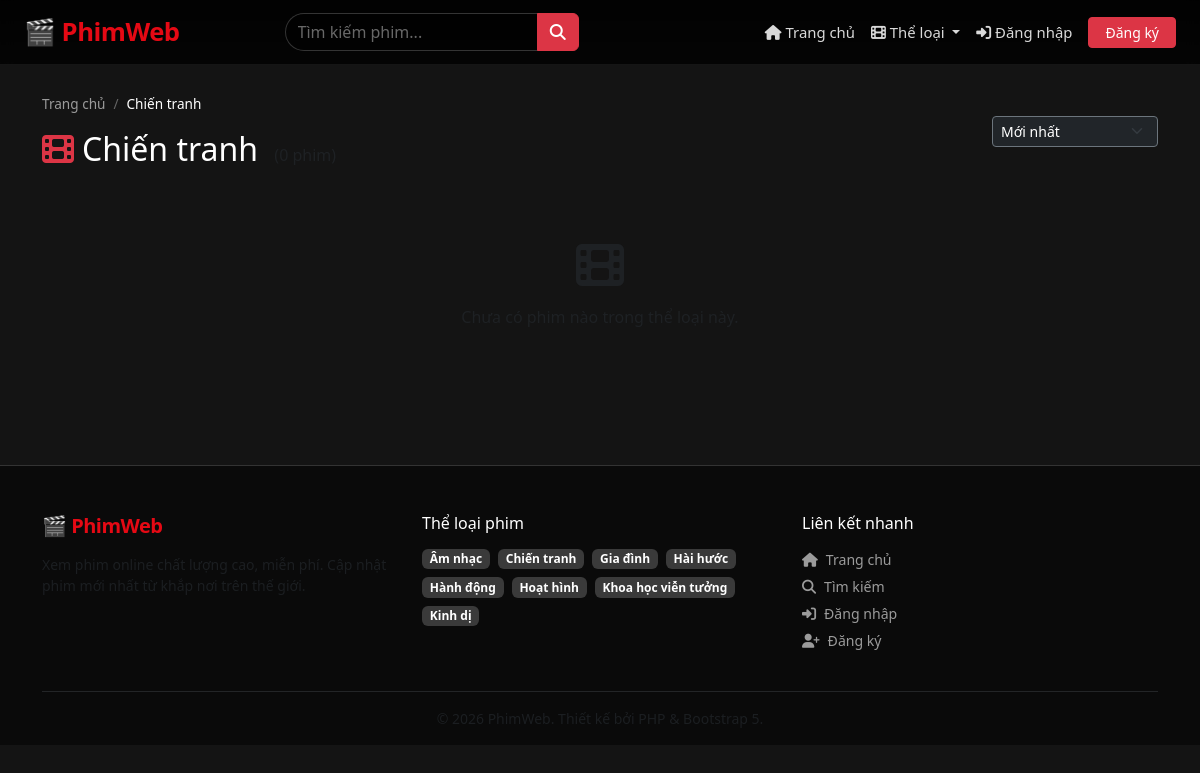
/genre.php?slug=chien-tranh, run on an earlier commit of the app's database.
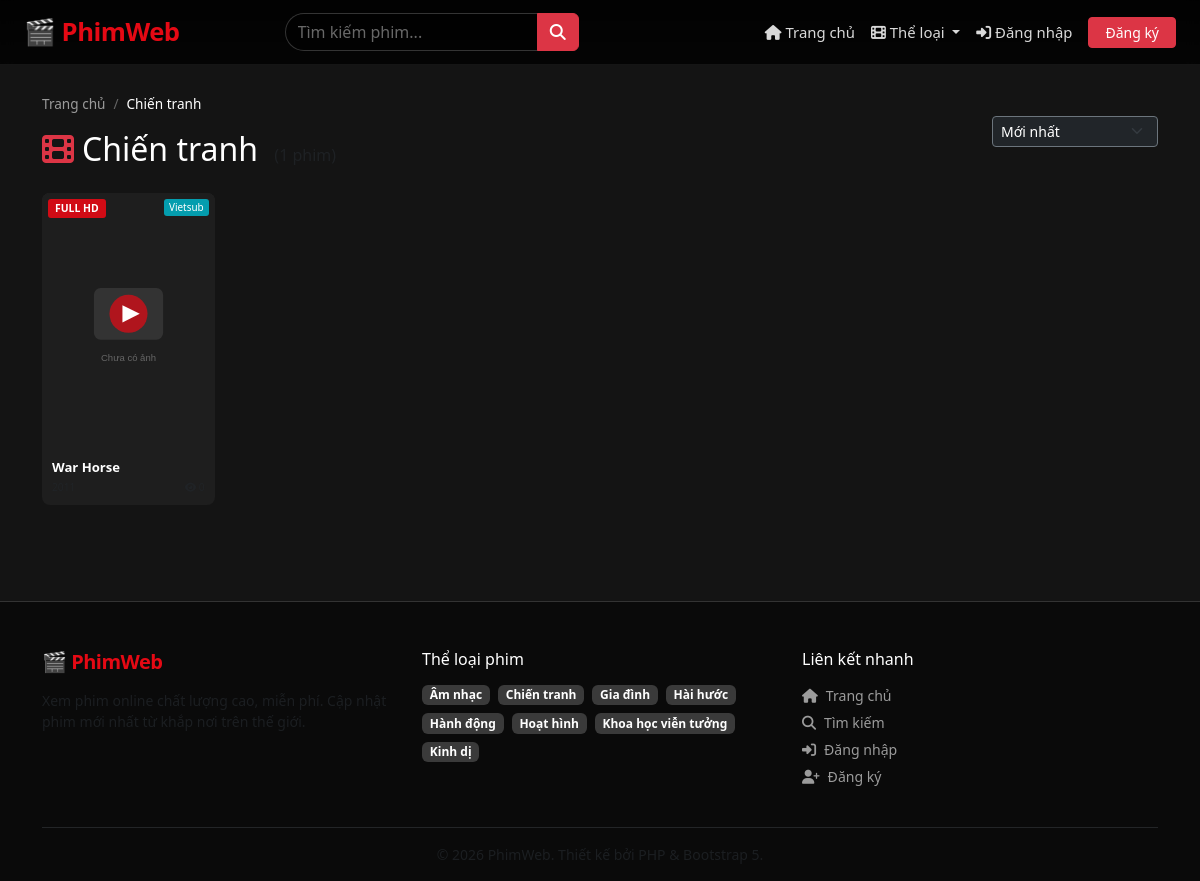
And on a later commit of the database.
### tables this page shows
CREATE TABLE IF NOT EXISTS `genres` (
  `id` INT UNSIGNED AUTO_INCREMENT PRIMARY KEY,
  `name` VARCHAR(100) NOT NULL,
  `slug` VARCHAR(100) NOT NULL UNIQUE,
  `created_at` TIMESTAMP DEFAULT CURRENT_TIMESTAMP
);

CREATE TABLE IF NOT EXISTS `movies` (
  `id` INT UNSIGNED AUTO_INCREMENT PRIMARY KEY,
  `title` VARCHAR(255) NOT NULL,
  `slug` VARCHAR(255) NOT NULL UNIQUE,
  `original_title` VARCHAR(255) DEFAULT NULL,
  `description` TEXT,
  `genre_id` INT UNSIGNED DEFAULT NULL,
  `country_id` INT UNSIGNED DEFAULT NULL,
  `year` YEAR DEFAULT NULL,
  `director` VARCHAR(200) DEFAULT NULL,
  `cast_members` TEXT DEFAULT NULL,
  `thumbnail` VARCHAR(500) DEFAULT NULL,
  `trailer_url` VARCHAR(500) DEFAULT NULL,
  `video_type` ENUM('file', 'url', 'youtube', 'embed') NOT NULL DEFAULT 'url',
  `video_path` TEXT DEFAULT NULL,
  `duration` VARCHAR(20) DEFAULT NULL,
  `quality` VARCHAR(20) DEFAULT 'HD',
  `language` VARCHAR(50) DEFAULT 'Vietsub',
  `views` INT UNSIGNED DEFAULT 0,
  `rating` DECIMAL(3,1) DEFAULT 0.0,
  `rating_count` INT UNSIGNED DEFAULT 0,
  `status` ENUM('active', 'inactive') DEFAULT 'active',
  `featured` TINYINT(1) UNSIGNED DEFAULT 0,
  `created_at` TIMESTAMP DEFAULT CURRENT_TIMESTAMP,
  `updated_at` TIMESTAMP DEFAULT CURRENT_TIMESTAMP ON UPDATE CURRENT_TIMESTAMP,
  KEY `idx_movies_genre_id` (`genre_id`),
  KEY `idx_movies_country_id` (`country_id`)
);

### config/database.php (called while the page is built, shortened)
<?php
function getDB(): PDO {
    static $pdo = null;
    if ($pdo === null) {
        try {
            $dsn = 'mysql:host=' . DB_HOST . ';port=' . DB_PORT
                 . ';dbname=' . DB_NAME . ';charset=utf8mb4';
            $pdo = new PDO($dsn, DB_USER, DB_PASS, [
                PDO::ATTR_ERRMODE            => PDO::ERRMODE_EXCEPTION,
                PDO::ATTR_DEFAULT_FETCH_MODE => PDO::FETCH_ASSOC,
                PDO::ATTR_EMULATE_PREPARES   => false,
            ]);
        } catch (PDOException $e) {
            error_log('DB Connection failed: ' . $e->getMessage());
            http_response_code(500);
            die('<div style="font-family:sans-serif;text-align:center;padding:60px">
                <h2 style="color:#e50914">Lỗi kết nối cơ sở dữ liệu</h2>
                <p>Vui lòng kiểm tra thông tin kết nối trong <code>config/database.php</code></p>
                <p>Hoặc chạy <a href="setup.php">setup.php</a> để cài đặt lần đầu.</p>
            </div>');
        }
    }
    return $pdo;
}

### includes/functions.php (called while the page is built, shortened)
<?php
require_once __DIR__ . '/../config/database.php';
function sanitize(string $s): string {
    return htmlspecialchars(trim($s), ENT_QUOTES, 'UTF-8');
}
function getGenres(): array {
    return getDB()->query('SELECT * FROM genres ORDER BY name')->fetchAll();
}
function getGenreBySlug(string $slug): ?array {
    $stmt = getDB()->prepare('SELECT * FROM genres WHERE slug=?');
    $stmt->execute([$slug]);
    return $stmt->fetch() ?: null;
}
function getMovies(int $limit = 12, int $offset = 0, ?int $genreId = null, string $sort = 'created_at'): array {
    $allowed = ['created_at','views','rating','year','title'];
    $col  = in_array($sort, $allowed) ? $sort : 'created_at';
    $where = 'WHERE m.status="active"';
    $params = [];
    if ($genreId !== null) { $where .= ' AND m.genre_id=?'; $params[] = $genreId; }
    $params[] = $limit; $params[] = $offset;
    $stmt = getDB()->prepare("SELECT m.*,g.name genre_name FROM movies m LEFT JOIN genres g ON m.genre_id=g.id $where ORDER BY m.$col DESC LIMIT ? OFFSET ?");
    $stmt->execute($params);
    return $stmt->fetchAll();
}

### genre.php (the view, shortened to what the changed rows need)
<?php
require_once __DIR__ . '/includes/functions.php';
$slug    = $_GET['slug'] ?? '';
$genre   = $slug ? getGenreBySlug($slug) : null;
$page    = max(1, (int)($_GET['page'] ?? 1));
$perPage = 18;
$offset  = ($page - 1) * $perPage;
$sort    = in_array($_GET['sort'] ?? '', ['views','rating','year','title']) ? $_GET['sort'] : 'created_at';
$movies = getMovies($perPage, $offset, (int)$genre['id'], $sort);
$total  = countMovies((int)$genre['id']);
include __DIR__ . '/includes/header.php';
?>
<main>
<div class="container py-4">
    <div class="d-flex flex-wrap justify-content-between align-items-center mb-4 gap-2">
        <div>
            <nav aria-label="breadcrumb">
                <ol class="breadcrumb">
                    <li class="breadcrumb-item"><a href="<?= BASE_URL ?>/index.php">Trang chủ</a></li>
                    <li class="breadcrumb-item active"><?= sanitize($genre['name']) ?></li>
                </ol>
            </nav>
            <h2 class="text-white mb-0">
                <i class="fas fa-film text-danger me-2"></i><?= sanitize($genre['name']) ?>
                <small class="text-muted fs-6 ms-2">(<?= number_format($total) ?> phim)</small>
            </h2>
        </div>
    </div>
    <?php if ($movies): ?>
    <div class="row row-cols-2 row-cols-sm-3 row-cols-md-4 row-cols-lg-6 g-3 mb-4">
        <?php foreach ($movies as $m): ?>
        <div class="col"><?php include __DIR__ . '/includes/movie_card.php'; ?></div>
        <?php endforeach; ?>
    </div>
    <?php else: ?>
    <div class="text-center py-5">
        <i class="fas fa-film fa-3x text-muted mb-3"></i>
        <p class="text-muted">Chưa có phim nào trong thể loại này.</p>
    </div>
    <?php endif; ?>
</div>
</main>
<?php include __DIR__ . '/includes/footer.php'; ?>

### includes/footer.php (shortened to what the changed rows need)
<footer class="site-footer mt-5 pt-5 pb-3">
    <div class="container">
        <div class="row g-4">
            <div class="col-md-4">
                <div class="d-flex flex-wrap gap-2">
                    <?php foreach (array_slice($genres ?? [], 0, 8) as $g): ?>
                    <a href="<?= BASE_URL ?>/genre.php?slug=<?= urlencode($g['slug']) ?>" class="badge bg-secondary text-decoration-none">
                        <?= sanitize($g['name']) ?>
                    </a>
                    <?php endforeach; ?>
                </div>
            </div>
        </div>
    </div>
</footer>
</body>
</html>

### includes/movie_card.php (shortened to what the changed rows need)
<div class="movie-card h-100">
    <a href="<?= BASE_URL ?>/movie.php?id=<?= $m['id'] ?>" class="card-thumb-link">
        <div class="card-thumb">
            <?php if (!empty($m['quality'])): ?>
            <span class="quality-badge"><?= sanitize($m['quality']) ?></span>
            <?php endif; ?>
            <?php if (!empty($m['language'])): ?>
            <span class="lang-badge"><?= sanitize($m['language']) ?></span>
            <?php endif; ?>
        </div>
    </a>
    <div class="card-body-custom">
        <a href="<?= BASE_URL ?>/movie.php?id=<?= $m['id'] ?>" class="movie-title-link">
            <h6 class="movie-card-title" title="<?= sanitize($m['title']) ?>"><?= sanitize($m['title']) ?></h6>
        </a>
        <div class="card-meta d-flex justify-content-between align-items-center">
            <small class="text-muted"><?= $m['year'] ?? '' ?></small>
            <div class="d-flex align-items-center gap-2">
                <small class="text-muted"><i class="fas fa-eye"></i> <?= formatViews($m['views']) ?></small>
            </div>
        </div>
    </div>
</div>

What changed in the data, as far as the page shows it:
added movies: quality "FULL HD", language "Vietsub", title "War Horse"
